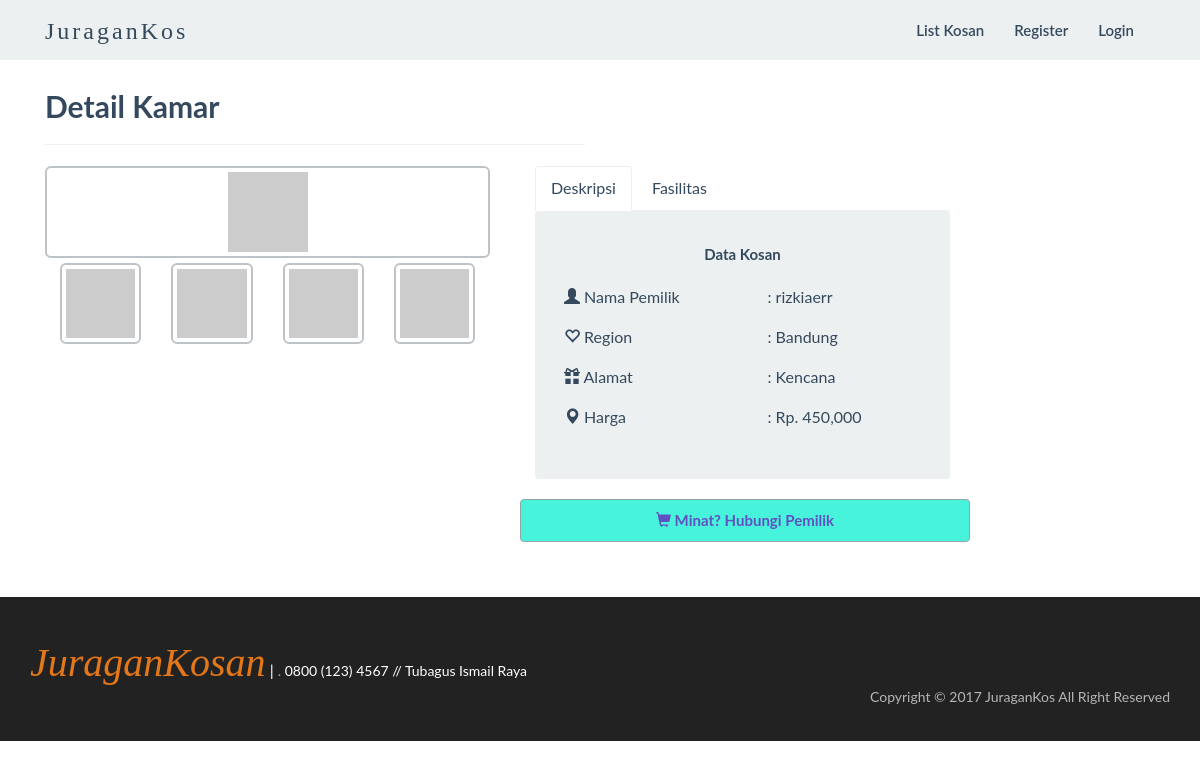
/index.php?menu=detail&action=tampil&id=5, run on the app's committed database.
### tables this page shows
CREATE TABLE `kostan` (
  `id` varchar(10) NOT NULL,
  `pemilik` varchar(10) DEFAULT NULL,
  `fasilitas` varchar(50) DEFAULT NULL,
  `kota` varchar(15) DEFAULT NULL,
  `alamat` varchar(30) DEFAULT NULL,
  `harga` varchar(15) DEFAULT NULL
);

CREATE TABLE `user_member` (
  `member_id` varchar(10) NOT NULL,
  `member_nama` varchar(20) DEFAULT NULL,
  `member_username` varchar(20) DEFAULT NULL,
  `member_password` varchar(40) DEFAULT NULL,
  `member_tempat_lahir` varchar(20) DEFAULT NULL,
  `member_tglahir` date DEFAULT NULL,
  `member_jk` varchar(1) DEFAULT NULL,
  `member_alamat` varchar(50) DEFAULT NULL,
  `member_tlp` varchar(13) DEFAULT NULL,
  `member_email` varchar(40) DEFAULT NULL,
  `member_foto` varchar(40) DEFAULT NULL
);

### detail_kamar.php (the view, shortened to what this page needs)
<div class="container">
<div class="col-lg-6">
        <h3>Detail Kamar</h3>
        <hr>
    </div>
                <?php
                $id_brg = mysqli_real_escape_string($link,$_GET['id']);
                $query  = "SELECT * FROM kostan,user_member WHERE id = '$id_brg' AND member_id = pemilik";
                $res    = mysqli_query($link, $query);
                while($data_kosan=mysqli_fetch_array($res))
                {
            ?>
    <div class="col-lg-10 col-sm-10">
        <div class="row">
            <div class="col-lg-6 col-md-6 col-sm-6">
                <div>
                    <span class="thumbnail" style="position: relative; overflow: hidden;">
                        <img src="http://placehold.it/650x450&text=Galaxy S5">
                    </span>
                </div>
                <div class="col-xs-3">
                    <a href="" class="thumbnail">
                        <img src="http://placehold.it/650x450&text=Galaxy S5">
                    </a>
                </div>
                <div class="col-xs-3">
                    <a href="" class="thumbnail">
                        <img src="http://placehold.it/650x450&text=Galaxy S5">
                    </a>
                </div>
                <div class="col-xs-3">
                    <a href="" class="thumbnail">
                        <img src="http://placehold.it/650x450&text=Galaxy S5">
                    </a>
                </div>
                <div class="col-xs-3">
                    <a href="" class="thumbnail">
                        <img src="http://placehold.it/650x450&text=Galaxy S5">
                    </a>
                </div>
            </div>
            <div class="col-lg-6 col-md-6 col-sm-6">
                <div class="col-xs-12 product-detail-tab">
                    <ul class="nav nav-tabs">
                        <li class="active" style="padding-right: 2px;"><a href="#desc" data-toggle="tab">Deskripsi</a></li>
                        <li><a href="#detail" data-toggle="tab">Fasilitas</a></li>
                    </ul>
                    <div class="tab-content">
                        <div class="tab-pane active" id="desc">
                                <div class="well">
                                    <p><center><h5>Data Kosan</h5></center></p>
                                <table class="table table-bordered">
                                    <tbody>
                                        <tr>
                                            <td><span class="glyphicon glyphicon-user"></span> Nama Pemilik </td>
                                            <td> : <?php echo $data_kosan['member_username'];?></td>
                                        </tr>
                                        <tr>
                                            <td><span class="glyphicon glyphicon-heart-empty"></span> Region </td>
                                            <td> : <?php echo $data_kosan['kota'];?></td>
                                        </tr>
                                        <tr>
                                            <td><span class="glyphicon glyphicon-gift"></span> Alamat </td>
                                            <td> : <?php echo $data_kosan['alamat'];?></td>
                                        </tr>
                                        <tr>
                                            <td><span class="glyphicon glyphicon-map-marker"></span> Harga </td>
                                            <td> : Rp. <?php echo number_format($data_kosan['harga']);?></td>
                                        </tr>
                                    </tbody>
                                </table>
                                </div>
                        </div>
                        </div>
                    </div>
                    <center>
                        <button class="btn btn-default dropdown-toggle" type="button" id="dropdownMenu1" data-toggle="dropdown" aria-haspopup="true" aria-expanded="true" style="width: 450px;background-color: #48F3DB;color: #6150C1">
                        <span class="glyphicon glyphicon-shopping-cart"></span><strong> Minat? Hubungi Pemilik</strong>
                        </button>
                    </center>
                </div>
            </div>
        </div>
              <?php
             }
            ?>
</div>
<br><br>

### data on the page
kostan: pemilik.member_username "rizkiaerr", kota "Bandung", alamat "Kencana", harga "450,000"
